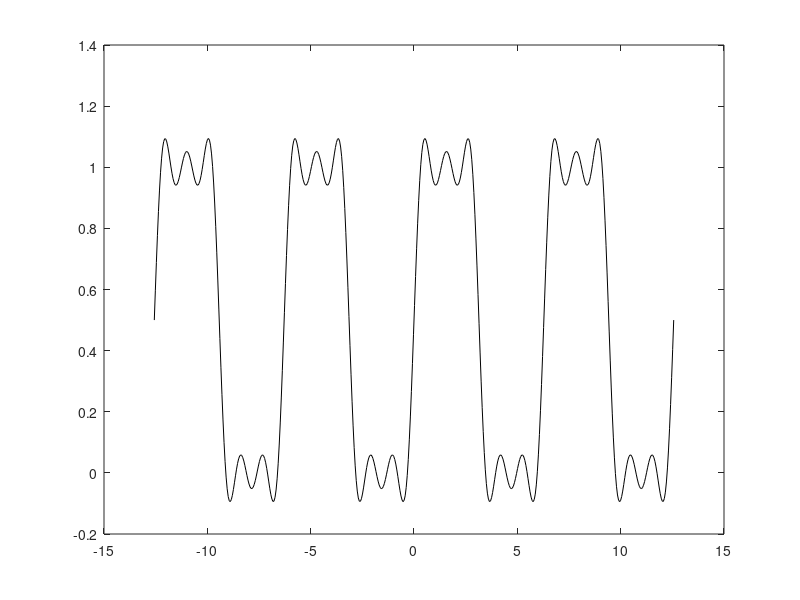

The MATLAB source for this figure:
clc
clear all
close all

x = linspace(-4*pi, 4*pi, 500);
y = 1/2 + 2/pi * sin(x) + 2/(3*pi) * sin(3*x)+ 2/(5*pi)*sin(5*x);
axis on
plot(x, y, "Color",[0,0,0])
